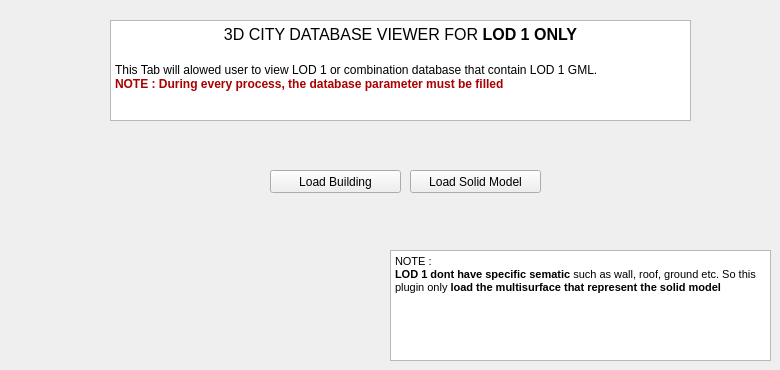
     <widget class="QWidget" name="tab_3">
      <attribute name="title">
       <string>LOD 1 Viewer</string>
      </attribute>
      <widget class="QPushButton" name="pb_building_lod1">
       <property name="geometry">
        <rect>
         <x>270</x>
         <y>170</y>
         <width>131</width>
         <height>23</height>
        </rect>
       </property>
       <property name="text">
        <string>Load Building</string>
       </property>
      </widget>
      <widget class="QTextBrowser" name="textBrowser">
       <property name="geometry">
        <rect>
         <x>390</x>
         <y>250</y>
         <width>381</width>
         <height>111</height>
        </rect>
       </property>
       <property name="html">
        <string>&lt;!DOCTYPE HTML PUBLIC &quot;-//W3C//DTD HTML 4.0//EN&quot; &quot;http://www.w3.org/TR/REC-html40/strict.dtd&quot;&gt;
&lt;html&gt;&lt;head&gt;&lt;meta name=&quot;qrichtext&quot; content=&quot;1&quot; /&gt;&lt;style type=&quot;text/css&quot;&gt;
p, li { white-space: pre-wrap; }
&lt;/style&gt;&lt;/head&gt;&lt;body style=&quot; font-family:'MS Shell Dlg 2'; font-size:8.25pt; font-weight:400; font-style:normal;&quot;&gt;
&lt;p style=&quot; margin-top:0px; margin-bottom:0px; margin-left:0px; margin-right:0px; -qt-block-indent:0; text-indent:0px;&quot;&gt;NOTE :&lt;/p&gt;
&lt;p style=&quot; margin-top:0px; margin-bottom:0px; margin-left:0px; margin-right:0px; -qt-block-indent:0; text-indent:0px;&quot;&gt;&lt;span style=&quot; font-weight:600;&quot;&gt;LOD 1 dont have specific sematic&lt;/span&gt; such as wall, roof, ground etc. So this plugin only &lt;span style=&quot; font-weight:600;&quot;&gt;load the multisurface that represent the solid model&lt;/span&gt;&lt;/p&gt;&lt;/body&gt;&lt;/html&gt;</string>
       </property>
      </widget>
      <widget class="QTextEdit" name="textEdit_2">
       <property name="geometry">
        <rect>
         <x>110</x>
         <y>20</y>
         <width>581</width>
         <height>101</height>
        </rect>
       </property>
       <property name="html">
        <string>&lt;!DOCTYPE HTML PUBLIC &quot;-//W3C//DTD HTML 4.0//EN&quot; &quot;http://www.w3.org/TR/REC-html40/strict.dtd&quot;&gt;
&lt;html&gt;&lt;head&gt;&lt;meta name=&quot;qrichtext&quot; content=&quot;1&quot; /&gt;&lt;style type=&quot;text/css&quot;&gt;
p, li { white-space: pre-wrap; }
&lt;/style&gt;&lt;/head&gt;&lt;body style=&quot; font-family:'MS Shell Dlg 2'; font-size:8.25pt; font-weight:400; font-style:normal;&quot;&gt;
&lt;p align=&quot;center&quot; style=&quot; margin-top:0px; margin-bottom:0px; margin-left:0px; margin-right:0px; -qt-block-indent:0; text-indent:0px;&quot;&gt;&lt;span style=&quot; font-size:12pt;&quot;&gt;3D CITY DATABASE VIEWER FOR &lt;/span&gt;&lt;span style=&quot; font-size:12pt; font-weight:600;&quot;&gt;LOD 1 ONLY&lt;/span&gt;&lt;/p&gt;
&lt;p align=&quot;center&quot; style=&quot;-qt-paragraph-type:empty; margin-top:0px; margin-bottom:0px; margin-left:0px; margin-right:0px; -qt-block-indent:0; text-indent:0px; font-size:12pt; font-weight:600;&quot;&gt;&lt;br /&gt;&lt;/p&gt;
&lt;p style=&quot; margin-top:0px; margin-bottom:0px; margin-left:0px; margin-right:0px; -qt-block-indent:0; text-indent:0px;&quot;&gt;&lt;span style=&quot; font-size:9pt;&quot;&gt;This Tab will alowed user to view LOD 1 or combination database that contain LOD 1 GML.&lt;/span&gt;&lt;/p&gt;
&lt;p style=&quot; margin-top:0px; margin-bottom:0px; margin-left:0px; margin-right:0px; -qt-block-indent:0; text-indent:0px;&quot;&gt;&lt;span style=&quot; font-size:9pt; font-weight:600; color:#aa0000;&quot;&gt;NOTE : During every process, the database parameter must be filled &lt;/span&gt;&lt;/p&gt;
&lt;p align=&quot;center&quot; style=&quot;-qt-paragraph-type:empty; margin-top:0px; margin-bottom:0px; margin-left:0px; margin-right:0px; -qt-block-indent:0; text-indent:0px; font-size:12pt;&quot;&gt;&lt;br /&gt;&lt;/p&gt;&lt;/body&gt;&lt;/html&gt;</string>
       </property>
      </widget>
      <widget class="QPushButton" name="pb_solid_lod1">
       <property name="geometry">
        <rect>
         <x>410</x>
         <y>170</y>
         <width>131</width>
         <height>23</height>
        </rect>
       </property>
       <property name="text">
        <string>Load Solid Model</string>
       </property>
      </widget>
     </widget>
